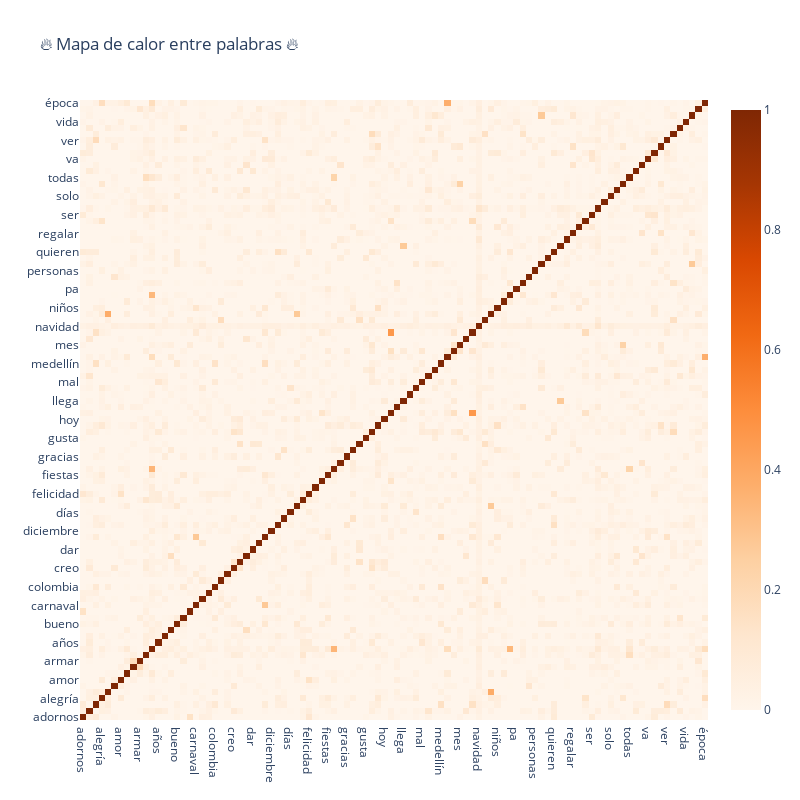

Here is the notebook cell this chart was saved with:
### Code cell
trace = go.Heatmap(z=temp.values.tolist(),
                   x=temp.index.values,
                   y=temp.columns.values,
                   colorscale='Oranges')

layout = go.Layout(title='🔥 Mapa de calor entre palabras 🔥',
                   width=800, height=800)

fig = go.Figure(data=[trace],layout=layout)
iplot(fig)

### Figure 1 — Plotly figure (JSON) as saved in the notebook; plotly's stock layout.template omitted (floating-point values rounded to 4 significant figures; data arrays with more than 128 entries replaced by an {"elided": "..."} marker saying what was removed)
{"data": [{"colorscale": [[0, "rgb(255,245,235)"], [0.125, "rgb(254,230,206)"], [0.25, "rgb(253,208,162)"], [0.375, "rgb(253,174,107)"], [0.5, "rgb(253,141,60)"], [0.625, "rgb(241,105,19)"], [0.75, "rgb(217,72,1)"], [0.875, "rgb(166,54,3)"], [1, "rgb(127,39,4)"]], "type": "heatmap", "x": ["adornos", "ahora", "alcalde", "alegría", "alumbrado", "amo", "amor", "aquí", "arbolito", "armar", "así", "año", "años", "bien", "bienvenida", "bueno", "cada", "campaña", "carnaval", "casa", "celebrar", "colombia", "compras", "cosas", "creo", "cómo", "da", "dar", "decorar", "diablo", "diciembre", "dios", "día", "días", "espíritu", "familia", "felicidad", "feliz", "fiesta", "fiestas", "fin", "galletas", "gracias", "gran", "gt", "gusta", "hace", "hacer", "hoy", "jesús", "juntos", "llega", "llegó", "luces", "mal", "mamá", "mas", "medellín", "mejor", "menos", "mes", "música", "nacimiento", "navidad", "navideñas", "navideño", "niños", "noviembre", "nuevo", "pa", "pasar", "películas", "personas", "poner", "puedo", "quieren", "quieres", "quiero", "regalar", "regalo", "santa", "ser", "si", "siempre", "solo", "tan", "tener", "todas", "usted", "ustedes", "va", "vamos", "van", "ver", "verdad", "vez", "vida", "voy", "árbol", "época"], "y": ["adornos", "ahora", "alcalde", "alegría", "alumbrado", "amo", "amor", "aquí", "arbolito", "armar", "así", "año", "años", "bien", "bienvenida", "bueno", "cada", "campaña", "carnaval", "casa", "celebrar", "colombia", "compras", "cosas", "creo", "cómo", "da", "dar", "decorar", "diablo", "diciembre", "dios", "día", "días", "espíritu", "familia", "felicidad", "feliz", "fiesta", "fiestas", "fin", "galletas", "gracias", "gran", "gt", "gusta", "hace", "hacer", "hoy", "jesús", "juntos", "llega", "llegó", "luces", "mal", "mamá", "mas", "medellín", "mejor", "menos", "mes", "música", "nacimiento", "navidad", "navideñas", "navideño", "niños", "noviembre", "nuevo", "pa", "pasar", "películas", "personas", "poner", "puedo", "quieren", "quieres", "quiero", "regalar", "regalo", "santa", "ser", "si", "siempre", "solo", "tan", "tener", "todas", "usted", "ustedes", "va", "vamos", "van", "ver", "verdad", "vez", "vida", "voy", "árbol", "época"], "z": {"elided": "100x100 float values"}}], "layout": {"height": 800, "title": {"text": "🔥 Mapa de calor entre palabras 🔥"}, "width": 800}}
